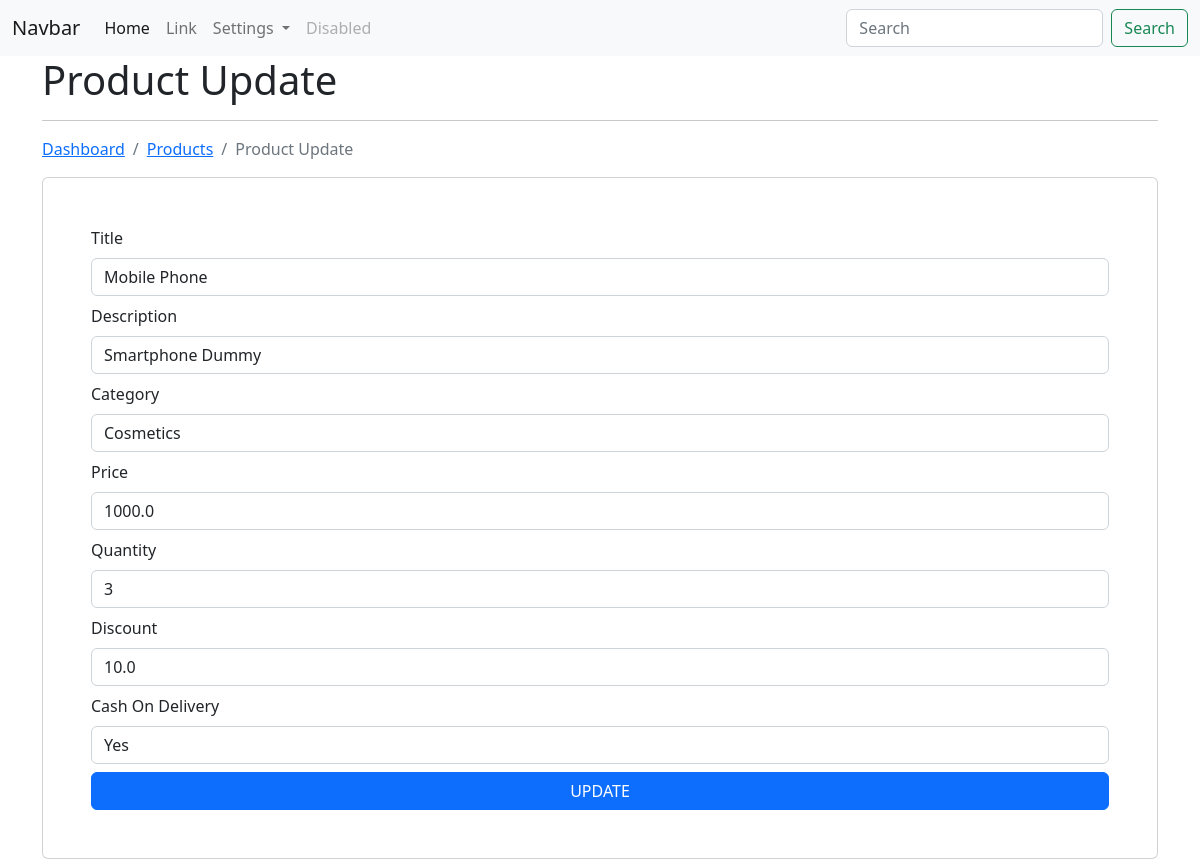
Page /ecom/product/edit/6/ (signed in) on the committed database.
### app_ecom/models.py (models this page shows, shortened)
class Product(models.Model):
    title = models.CharField(max_length=200)
    desc = models.CharField(max_length=200)
    category = models.ForeignKey(Category, on_delete=models.CASCADE)
    price = models.FloatField()
    image = models.FileField(null=True, blank=True)
    quantity = models.IntegerField()
    discount = models.FloatField()
    cod = models.CharField(max_length=100)
    user = models.ForeignKey(User, on_delete=models.CASCADE)
    class Meta:
        db_table = 'app_products'

### app_ecom/views.py (the view)
# urls.py: path('product/edit/<int:id>/', views.product_edit, name='edit-product'),
@login_required(login_url='/authentication/login/')
def product_edit(request, id):
    product = Product.objects.get(id=id)
    categories = Category.objects.all()
    context = {"data": product, "categories": categories}
    return render(request, 'products/product_edit.html', context)

### templates/products/product_edit.html (shortened to what this page needs)
{% extends "layouts/master.html" %}
{% block content %}
    <div class="container">
        <h1>Product Update</h1>
        <hr>
        <nav aria-label="breadcrumb">
            <ol class="breadcrumb">
              <li class="breadcrumb-item"><a href="{% url 'dashboard' %}">Dashboard</a></li>
              <li class="breadcrumb-item active"><a href="{% url 'list-product' %}">Products</a></li>
              <li class="breadcrumb-item active">Product Update</li>
            </ol>
        </nav>
        <div class="card p-5">
            <form action="{% url 'update-product' %}" method="post">
                <div class="form-group mb-2">
                    <label for="title">Title</label>
                    <input type="text" name="title" value="{{ data.title }}" class="form-control mt-2">
                </div>
                <div class="form-group mb-2">
                    <label for="desc">Description</label>
                    <input type="text" name="desc" value="{{ data.desc }}" class="form-control mt-2">
                </div>
                <div class="form-group mb-2">
                    <label for="category">Category</label>
                    <select name="category" class="form-control mt-2">
                        {% for val in categories %}
                        <option value="{{ val.id }}">{{ val.category_name }}</option>
                        {% endfor %}
                    </select>
                </div>
                <div class="form-group mb-2">
                    <label for="price">Price</label>
                    <input type="text" name="price" value="{{ data.price }}" class="form-control mt-2">
                </div>
                <div class="form-group mb-2">
                    <label for="quantity">Quantity</label>
                    <input type="text" name="quantity" value="{{ data.quantity }}" class="form-control mt-2">
                </div>
                <div class="form-group mb-2">
                    <label for="discount">Discount</label>
                    <input type="text" name="discount" value="{{ data.discount }}" class="form-control mt-2">
                </div>
                <div class="form-group mb-2">
                    <label for="cod">Cash On Delivery</label>
                    <input type="text" name="cod" value="{{ data.cod }}" class="form-control mt-2">
                </div>
                <input type="submit" class="btn btn-primary col-12" value="UPDATE">
            </form>
        </div>
    </div>
{% endblock content %}

### rows in the picture
Product: title "Mobile Phone", desc "Smartphone Dummy", price "1000.0", quantity "3", discount "10.0", cod "Yes"

### other values in the picture
form field category "Cosmetics"
